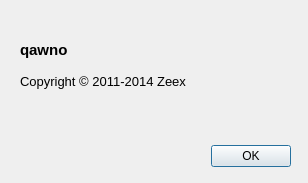
<?xml version="1.0" encoding="UTF-8"?>
<ui version="4.0">
 <class>AboutDialog</class>
 <widget class="QDialog" name="AboutDialog">
  <property name="geometry">
   <rect>
    <x>0</x>
    <y>0</y>
    <width>308</width>
    <height>183</height>
   </rect>
  </property>
  <property name="windowTitle">
   <string>About</string>
  </property>
  <widget class="QDialogButtonBox" name="buttonBox">
   <property name="geometry">
    <rect>
     <x>50</x>
     <y>140</y>
     <width>241</width>
     <height>32</height>
    </rect>
   </property>
   <property name="orientation">
    <enum>Qt::Horizontal</enum>
   </property>
   <property name="standardButtons">
    <set>QDialogButtonBox::Ok</set>
   </property>
  </widget>
  <widget class="QLabel" name="label">
   <property name="geometry">
    <rect>
     <x>20</x>
     <y>10</y>
     <width>241</width>
     <height>111</height>
    </rect>
   </property>
   <property name="font">
    <font>
     <pointsize>9</pointsize>
    </font>
   </property>
   <property name="text">
    <string>&lt;!DOCTYPE HTML PUBLIC &quot;-//W3C//DTD HTML 4.0//EN&quot; &quot;http://www.w3.org/TR/REC-html40/strict.dtd&quot;&gt;
&lt;html&gt;&lt;head&gt;&lt;meta name=&quot;qrichtext&quot; content=&quot;1&quot; /&gt;&lt;style type=&quot;text/css&quot;&gt;
p, li { white-space: pre-wrap; }
&lt;/style&gt;&lt;/head&gt;&lt;body style=&quot; font-family:'Sans Serif'; font-size:12pt; font-weight:400; font-style:normal;&quot;&gt;
&lt;p style=&quot; margin-top:0px; margin-bottom:0px; margin-left:0px; margin-right:0px; -qt-block-indent:0; text-indent:0px;&quot;&gt;&lt;span style=&quot; font-family:'MS Shell Dlg 2'; font-size:11pt; font-weight:600;&quot;&gt;qawno&lt;/span&gt;&lt;/p&gt;
&lt;p style=&quot;-qt-paragraph-type:empty; margin-top:0px; margin-bottom:0px; margin-left:0px; margin-right:0px; -qt-block-indent:0; text-indent:0px; font-family:'MS Shell Dlg 2'; font-size:10pt;&quot;&gt;&lt;br /&gt;&lt;/p&gt;
&lt;p style=&quot; margin-top:0px; margin-bottom:0px; margin-left:0px; margin-right:0px; -qt-block-indent:0; text-indent:0px;&quot;&gt;&lt;span style=&quot; font-family:'MS Shell Dlg 2'; font-size:10pt;&quot;&gt;Copyright © 2011-2014 Zeex&lt;/span&gt;&lt;/p&gt;&lt;/body&gt;&lt;/html&gt;</string>
   </property>
  </widget>
 </widget>
 <resources/>
 <connections>
  <connection>
   <sender>buttonBox</sender>
   <signal>accepted()</signal>
   <receiver>AboutDialog</receiver>
   <slot>accept()</slot>
   <hints>
    <hint type="sourcelabel">
     <x>248</x>
     <y>254</y>
    </hint>
    <hint type="destinationlabel">
     <x>157</x>
     <y>274</y>
    </hint>
   </hints>
  </connection>
  <connection>
   <sender>buttonBox</sender>
   <signal>rejected()</signal>
   <receiver>AboutDialog</receiver>
   <slot>reject()</slot>
   <hints>
    <hint type="sourcelabel">
     <x>316</x>
     <y>260</y>
    </hint>
    <hint type="destinationlabel">
     <x>286</x>
     <y>274</y>
    </hint>
   </hints>
  </connection>
 </connections>
</ui>
